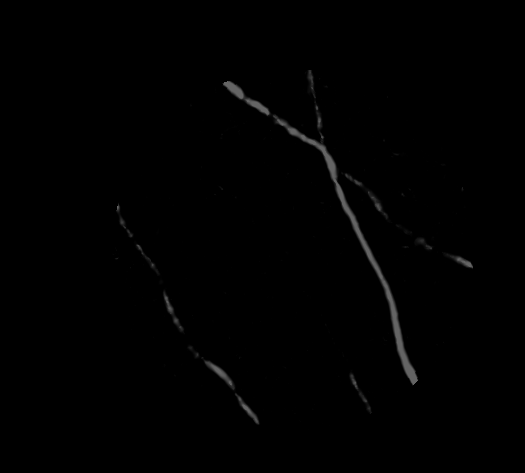
%> input picture Testdata_Results/CosineCal/CosCal_Hessian_TestData_1059.tif, 525 x 473 px; its folder holds 4 pictures in this run
$ octave MSHFF_Conn.m   (GNU Octave 9; MATLAB toolbox functions it lacks are replaced by stand-ins)
%> lines starting %> are read from the running program, lines starting %| are printed output that depends on the picture
clear;
tic;

%Provide the following two parameters:
rootfolder='D:/Rootfolder/';
threshold = 1;


%----------------------------------
%----------------------------------
pathDATA = 'CosineCal/';
typeDATA = '*.tif';
pathOUTPUT = 'Connected/';
nrcol = 255; % 255 for 8 bit images
%----------------------------------
cd(rootfolder);
fileDATA = dir([pathDATA typeDATA]);
mkdir(pathOUTPUT);
nrfiles=numel(fileDATA);

disp(['Loading ', num2str(nrfiles), ' input files...']);

h = waitbar(0,'Loading input files...');
for i=1:nrfiles
    perc=(i/nrfiles)*100;
    waitbar(i/nrfiles,h,sprintf('Loading input files %2.0f%%',perc));
    I(:,:,i) = uint8(imread([pathDATA fileDATA(i).name]));
%> I is the input picture: size 473x525 uint8; min 0, max 100, mean 1.2
end
pause(1);
delete(h);

disp(['Saving temporary MAT file with original data...']);
save('tempI.mat', 'I', '-v7.3'); % Save temp MAT file with original data

disp(['Setting a threshold of: ', num2str(threshold), ' for connectivity analysis...']);
J=I.*0;                          %Preallocation
%> J: size 473x525x4 uint8; every value is 0
h = waitbar(0,'Setting threshold...');
for i=1:nrfiles
    perc=(i/nrfiles)*100;
    waitbar(i/nrfiles,h,sprintf('Setting threshold %2.0f%%',perc));
    J(:,:,i) = im2bw(I(:,:,i), (threshold/nrcol));
end
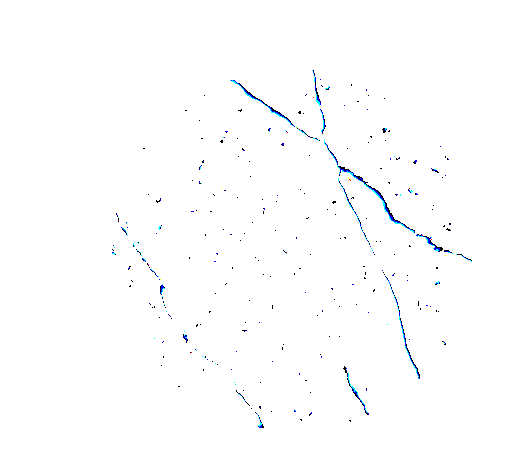
%> J: size 473x525x4 uint8; mean R, G, B, A 0.0274, 0.0277, 0.0274, 0.027; transparent parts drawn white
pause(1);
delete(h);

clear I;

disp(['Labeling connected voxels...']);
CC = bwconncomp(J, 26);

% CC.PixelIdxList is a list of clusternumbers, where for every number, an
% array of positions where this cluster occurs is saved.

imvolume=CC.ImageSize;
maxind=length(CC.PixelIdxList);         % Number of indices (=number of clusters)
maxvoxel=imvolume(1)*imvolume(2)*imvolume(3);
firstslice=imvolume(1)*imvolume(2);     % Max. value of first slice
lastslice=maxvoxel-firstslice+1;        % Min. value of last slice

disp('Checking for matching indices in first and last slice...');

% Adapted from http://www.mathworks.com.au/matlabcentral/answers/43833 :
indexok=false(1,maxind);                % Allocates an array of zeroes
for j=1:maxind;
    if length(CC.PixelIdxList{j})<imvolume(3)
        indexok(j)=true;                % Sets index number to 1 if it's not throughconnected
    elseif any(CC.PixelIdxList{j}<=firstslice)==0 || any(CC.PixelIdxList{j}>=lastslice)==0;
        indexok(j)=true;                % Sets index number to 1 if it's not throughconnected
    end
end
CC.PixelIdxList(indexok)=[];            % Deletes non-connected parts!!!

pause(1);

disp('Extracting all connected image locations...');
A=vertcat(CC.PixelIdxList{1:end});      % Combines ALL elements (=pixel locations) left in CC.PixelIdxList into 1 array A.

clear CC;
pause(1);

%Copying original dataset
J=J.*0;

pause(1);
disp(['Loading original dataset...']);
load('TempI.mat');

pause(1);

disp(['Filtering original data by connected components...']);
A=sort(A);                              % Sort A (not sure if really necessary)
%h = waitbar(0,'Filtering data...');    % Waitbar just doesn't work here...
nrA=numel(A);
for j=1:nrA;
    J(A(j))=I(A(j));
end
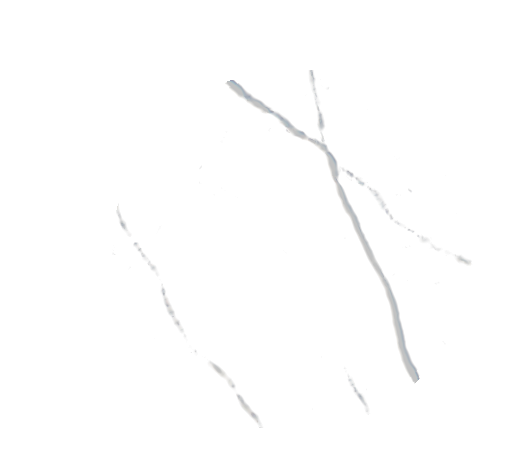
%> J: size 473x525x4 uint8; mean R, G, B, A 1.2, 1.2, 1.1, 1.1; transparent parts drawn white
pause(1);
%delete(h);

pause(1);
disp(['Writing output files...']);
h = waitbar(0,'Writing output files...');
for i=1:nrfiles
    [useless, filename, useless]=fileparts(fileDATA(i).name);
    clear useless;
    perc=(i/nrfiles)*100;
    waitbar(i/nrfiles,h,sprintf('Writing output files %2.0f%%',perc));
    imwrite(J(:,:,i),[pathOUTPUT, 'Conn_', filename, '.tif']);
end
pause(1);
delete(h);
pause(1);
disp(['Finished!']);
elapsedtime=toc;
disp(['Ellapsed time: ', num2str(elapsedtime)]);

delete('tempI.mat');
